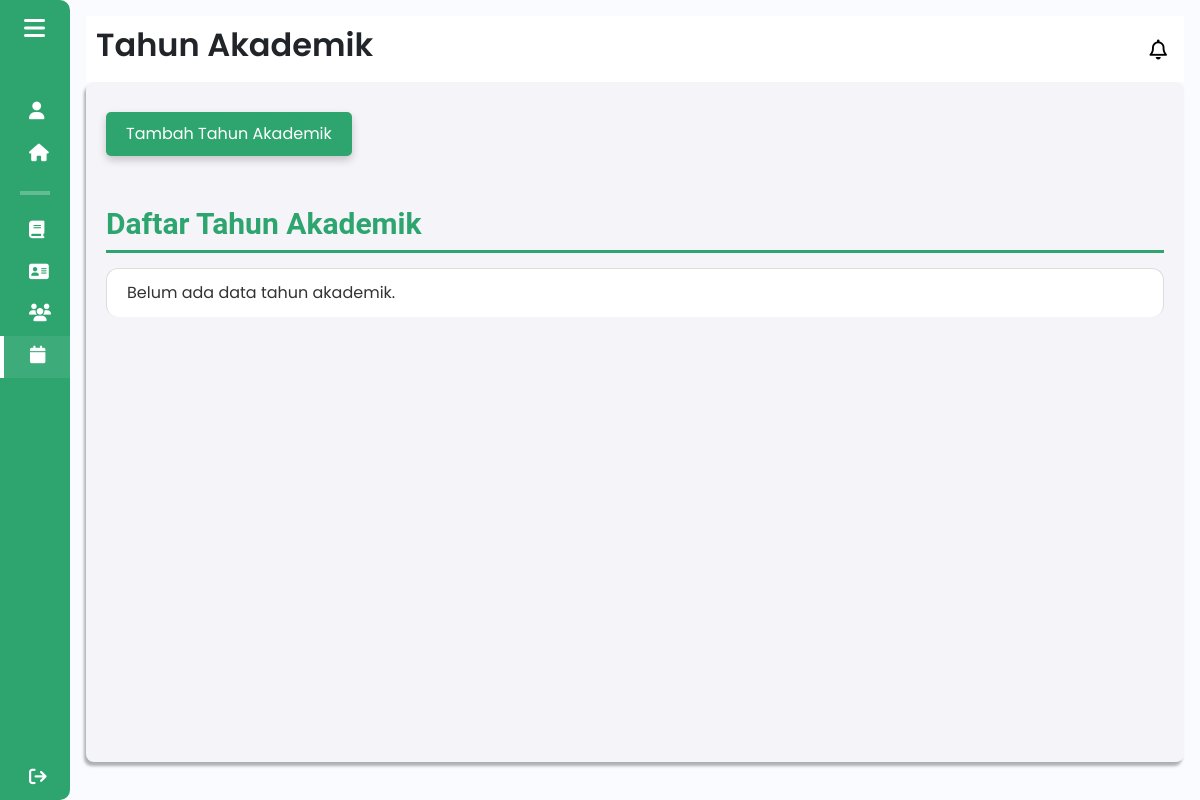
Before: /components/pages/admin/tahun_akademik.php (signed in) with the older database file.
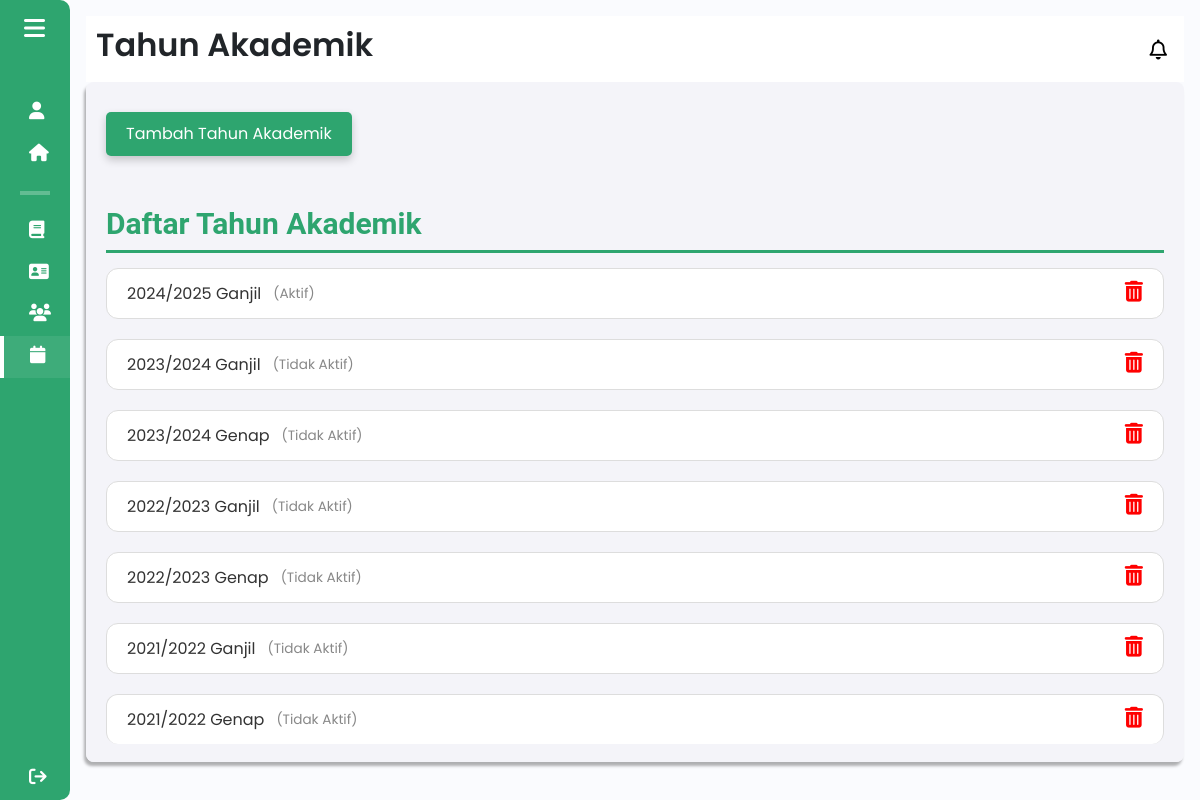
After: the same page with the newer database file.
### tables this page shows
CREATE TABLE `tahun_akademik` (
  `id` int(11) NOT NULL,
  `tahun` varchar(4) NOT NULL,
  `jenis_tahun` enum('Ganjil','Genap') NOT NULL,
  `status` enum('Aktif','Tidak Aktif') NOT NULL
);

### components/pages/admin/tahun_akademik.php (the view, shortened to what this page needs)
<!DOCTYPE html>
<html lang="en">
<head>
    <link href="https://cdn.lineicons.com/4.0/lineicons.css" rel="stylesheet" />
    <link href="https://cdn.jsdelivr.net/npm/bootstrap@5.3.0-alpha3/dist/css/bootstrap.min.css" rel="stylesheet"
>
    <link rel="stylesheet" href="/Aplikasi-Kewirausahaan/assets/css/admin/tahun_akademik.css">
</head>
<body>
    <div class="wrapper">
        <?php
        $activePage = 'tahun_akademik';
        include 'sidebar_admin.php';
        ?>
        <div class="main p-3">
            <div class="main_header">
                <?php
                    $pageTitle = "Tahun Akademik";
                    include 'header_admin.php';
                ?>
            </div>
            <div class="main_wrapper">
                <button type="button" class="btn-tambah" data-bs-toggle="modal" data-bs-target="#tahunAkademikModal">
                    Tambah Tahun Akademik
                </button>
                <div>
                    <h5 id="fileHeading">Daftar Tahun Akademik</h5>
                    <ul id="fileList">
                        <?php
                        include $_SERVER['DOCUMENT_ROOT'] . '/Aplikasi-Kewirausahaan/config/db_connection.php';
                        $sql = "SELECT tahun, jenis_tahun, status FROM tahun_akademik ORDER BY tahun DESC";
                        $result = $conn->query($sql);
                        if ($result->num_rows > 0) {
                            while ($row = $result->fetch_assoc()) {
                                $tahun_berikutnya = $row['tahun'] + 1;
                                $status_tahun = strcasecmp(trim($row['status']), 'Aktif') == 0 ? 'Aktif' : 'Tidak Aktif';
                                echo "
                                <li>
                                    <div class='file-info'>
                                        {$row['tahun']}/{$tahun_berikutnya} {$row['jenis_tahun']}
                                        <span>($status_tahun)</span>
                                    </div>
                                    <div class='icon-group'>
                                        <a href='hapus_tahun_akademik.php?tahun={$row['tahun']}&jenis={$row['jenis_tahun']}' onclick='return confirm(\"Hapus tahun akademik ini?\");'>
                                            <i class='fa-solid fa-trash-can' style='color: red;'></i>
                                        </a>
                                    </div>
                                </li>";
                            }
                        } else {
                            echo "<li>Belum ada data tahun akademik.</li>";
                        }
                        ?>
                    </ul>
                </div>
            </div>
        </div>
    </div>
</body>
</html>

### components/pages/admin/sidebar_admin.php (shortened to what this page needs)
<!DOCTYPE html>
<html lang="en">
<head>
    <link href="https://cdn.lineicons.com/4.0/lineicons.css" rel="stylesheet" />
    <link href="https://cdn.jsdelivr.net/npm/bootstrap@5.3.0-alpha3/dist/css/bootstrap.min.css" rel="stylesheet"
>
    <link rel="stylesheet" href="/Aplikasi-Kewirausahaan/assets/css/sidebar.css">
</head>
<body>
    <div class="wrapper">
        <aside id="sidebar">
            <div class="d-flex">
                <button class="toggle-btn" type="button">
                    <i class="fa-solid fa-bars"></i>
                </button>
            </div>
            <ul class="sidebar-nav">
                <li class="sidebar-item <?php echo ($activePage == 'profil') ? 'active' : ''; ?>">
                    <a href="profil_admin.php" class="sidebar-link">
                        <i class="fa-solid fa-user"></i>
                    </a>
                </li>
                <li class="sidebar-item <?php echo ($activePage == 'pageadmin') ? 'active' : ''; ?>">
                    <a href="pageadmin.php" class="sidebar-link">
                        <i class="fa-solid fa-house"></i>
                    </a>
                </li>
                <hr>
                <li class="sidebar-item <?php echo ($activePage == 'materikewirausahaan_admin') ? 'active' : ''; ?>">
                    <a href="materikewirausahaan_admin.php" class="sidebar-link">
                        <i class="fa-solid fa-book"></i>
                    </a>
                </li>
                <li class="sidebar-item <?php echo ($activePage == 'daftar_mentor_admin') ? 'active' : ''; ?>">
                    <a href="daftar_mentor_admin.php" class="sidebar-link">
                    <i class="fa-solid fa-address-card"></i>
                    </a>
                </li>
                <li class="sidebar-item <?php echo ($activePage == 'daftar_kelompok_bisnis_admin') ? 'active' : ''; ?>">
                    <a href="daftar_kelompok_bisnis_admin.php" class="sidebar-link">
                        <i class="fa-solid fa-users"></i>
                    </a>
                </li>
                <li class="sidebar-item <?php echo ($activePage == 'tahun_akademik') ? 'active' : ''; ?>">
                    <a href="tahun_akademik.php" class="sidebar-link">
                        <i class="fa-solid fa-calendar"></i>
                    </a>
                </li>
                <li class="sidebar-item sign-out">
                    <a href="/Aplikasi-Kewirausahaan/components/pages/startdashboard/dashboardawal.php" class="sidebar-link">
                        <i class="fa-solid fa-sign-out"></i>
                    </a>
                </li>
            </ul>
        </aside>
    </div>
</body>
</html>

### components/pages/admin/header_admin.php (shortened to what this page needs)
<!DOCTYPE html>
<html lang="en">
<head>
    <link href="https://cdn.lineicons.com/4.0/lineicons.css" rel="stylesheet" />
    <link href="https://cdn.jsdelivr.net/npm/bootstrap@5.3.0-alpha3/dist/css/bootstrap.min.css" rel="stylesheet"
>
    <link rel="stylesheet" href="/Aplikasi-Kewirausahaan/assets/css/header.css">
</head>
<body>
    <div class="wrapper">
        <div class="main_header">
            <h1 class="halaman"><?php echo $pageTitle ?? 'Halaman'; ?></h1>
            <a href="javascript:void(0)" class="notification" id="notificationButton">
                <i class="fa-regular fa-bell"></i>
            </a>
        </div>
    </div>
</body>
</html>

### assets/css/admin/tahun_akademik.css (style rules this page uses)
.main_wrapper .btn-tambah { background-color: #2ea56f; color: white; padding: 10px 20px; border: none; cursor: pointer; font-size: 16px; margin-top: 10px; border-radius: 5px; box-shadow: 0 4px 8px rgba(0, 0, 0, 0.2); transition: transform 0.2s ease, box-shadow 0.2s ease; }
#fileHeading { margin-top: 50px; font-size: 30px; font-weight: bold; color: #2ea56f; text-align: left; border-bottom: 3px solid #2ea56f; padding-bottom: 8px; margin-bottom: 15px; font-family: "Roboto", sans-serif; }
#fileList { padding: 0; margin: 0; background: #ffffff; text-align: left; background: none; }
#fileList li { display: flex; justify-content: space-between; align-items: center; padding: 12px 20px; border-bottom: 1px solid #e0e0e0; border: 1px solid #ddd; border-radius: 12px; font-size: 1rem; color: #333; background: #ffffff; margin-bottom: 20px; transition: background 0.3s, transform 0.2s; }
#fileList li:last-child { border-bottom: none; }
#fileList li .file-info { display: flex; flex-direction: row; align-items: center; }
#fileList li .icon-group { display: flex; gap: 15px; }
#fileList li .icon-group i { font-size: 1.3rem; color: #2ea56f; cursor: pointer; transition: color 0.3s, transform 0.2s; }
#fileList li .file-info span { font-size: 0.85rem; color: #888; margin-left: 12px; white-space: nowrap; }

### assets/css/sidebar.css (style rules this page uses)
a { text-decoration: none; }
li { list-style: none; }
h1 { font-weight: 600; font-size: 1.5rem; }
body { font-family: "Poppins", sans-serif; }
.wrapper { display: flex; }
.main { min-height: 100vh; width: 100%; overflow: hidden; transition: all 0.35s ease-in-out; background-color: #fafbfe; }
#sidebar { width: 70px; min-width: 70px; z-index: 1000; transition: all 0.25s ease-in-out; background-color: #2ea56f; display: flex; flex-direction: column; border-top-right-radius: 10px; border-bottom-right-radius: 10px; }
.toggle-btn, .toggle-btn2 { background-color: transparent; cursor: pointer; border: 0; padding: 1rem 1.5rem; }
.toggle-btn i, .toggle-btn2 i { font-size: 1.5rem; color: #fff; }
.sidebar-nav { padding: 2rem 0; flex: 1 1 auto; }
a.sidebar-link { padding: 0.625rem 1.625rem; color: #fff; display: block; font-size: 0.9rem; white-space: nowrap; border-left: 3px solid transparent; }
.sidebar-link i { font-size: 1.1rem; margin-right: 0.75rem; }
.sidebar-item.active a { background-color: rgba(255, 255, 255, 0.075); border-left: 4px solid white; }
.sidebar-item { position: relative; }
.sign-out { position: fixed; bottom: 0; left: 0; }
.sidebar-nav hr { border: 2px solid white; margin-right: 20px; margin-left: 20px; }
.main_wrapper { width: 100%; height: 85vh; background-color: #f4f4f9; box-shadow: -2px 4px 3px rgba(0, 0, 0, 0.3); margin: 0; padding: 20px; overflow-y: auto; border-radius: 8px; }

### assets/css/header.css (style rules this page uses)
a { text-decoration: none; }
li { list-style: none; }
h1 { font-weight: 600; font-size: 1.5rem; }
body { font-family: "Poppins", sans-serif; }
.main_header { display: flex; justify-content: space-between; align-items: center; padding: 5px; background-color: #fff; min-height: 50px; }
.main_header h1 { font-size: xx-large; }
.notification { position: fixed; top: 10px; right: 10px; text-decoration: none; color: #000000; margin-top: 30px; margin-right: 15px; border-radius: 5px; font-size: 16px; display: flex; align-items: center; }
.notification i { margin-right: 8px; font-size: 20px; }

Changed rows visible on the page:
added tahun_akademik: tahun "2024", tahun "2025", jenis_tahun "Ganjil", status "Aktif"
added tahun_akademik: tahun "2023", tahun "2024", jenis_tahun "Ganjil", status "Tidak Aktif"
added tahun_akademik: tahun "2023", tahun "2024", jenis_tahun "Genap", status "Tidak Aktif"
added tahun_akademik: tahun "2022", tahun "2023", jenis_tahun "Ganjil", status "Tidak Aktif"
added tahun_akademik: tahun "2022", tahun "2023", jenis_tahun "Genap", status "Tidak Aktif"
added tahun_akademik: tahun "2021", tahun "2022", jenis_tahun "Ganjil", status "Tidak Aktif"
added tahun_akademik: tahun "2021", tahun "2022", jenis_tahun "Genap", status "Tidak Aktif"
Other visible differences:
text no longer shown: "Belum ada data tahun akademik."
